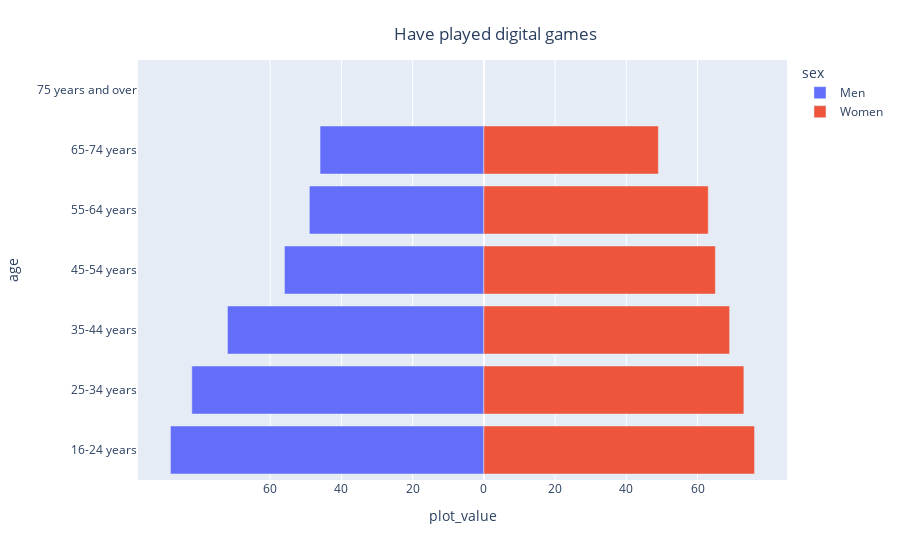

Write notebook code for a chart like this one.
### Code cell
full_df['plot_value'] = full_df.apply(lambda row: -row['percentage'] if row['sex']=='Men' else row['percentage'], axis=1)
fig = px.bar(
    full_df[full_df['answer']=='Have played digital games'],
    x='plot_value',    
    y='age',
    color='sex',
    orientation='h',    
    barmode='relative'
)

fig.update_xaxes(tickvals=[-60,-40,-20,0,20,40,60],
                 ticktext=[60,40,20,0,20,40,60])

fig.update_layout(
    title={
        'text': "Have played digital games",
        'y':0.95,
        'x':0.55,
        'xanchor': 'center',
        'yanchor': 'top'})

fig.show()

### Figure 1 — Plotly figure (JSON) as saved in the notebook; plotly's stock layout.template omitted (floating-point values rounded to 4 significant figures)
{"data": [{"hovertemplate": "sex=Men<br>plot_value=%{x}<br>age=%{y}<extra></extra>", "legendgroup": "Men", "marker": {"color": "#636efa", "pattern": {"shape": ""}}, "name": "Men", "orientation": "h", "showlegend": true, "textposition": "auto", "type": "bar", "x": [-88.0, -82.0, -72.0, -56.0, -49.0, -46.0, NaN], "xaxis": "x", "y": ["16-24 years", "25-34 years", "35-44 years", "45-54 years", "55-64 years", "65-74 years", "75 years and over"], "yaxis": "y"}, {"hovertemplate": "sex=Women<br>plot_value=%{x}<br>age=%{y}<extra></extra>", "legendgroup": "Women", "marker": {"color": "#EF553B", "pattern": {"shape": ""}}, "name": "Women", "orientation": "h", "showlegend": true, "textposition": "auto", "type": "bar", "x": [76.0, 73.0, 69.0, 65.0, 63.0, 49.0, NaN], "xaxis": "x", "y": ["16-24 years", "25-34 years", "35-44 years", "45-54 years", "55-64 years", "65-74 years", "75 years and over"], "yaxis": "y"}], "layout": {"barmode": "relative", "legend": {"title": {"text": "sex"}, "tracegroupgap": 0}, "margin": {"t": 60}, "title": {"text": "Have played digital games", "x": 0.55, "xanchor": "center", "y": 0.95, "yanchor": "top"}, "xaxis": {"anchor": "y", "domain": [0, 1], "ticktext": [60, 40, 20, 0, 20, 40, 60], "tickvals": [-60, -40, -20, 0, 20, 40, 60], "title": {"text": "plot_value"}}, "yaxis": {"anchor": "x", "domain": [0, 1], "title": {"text": "age"}}}}
